Frame 1 (no input): blank canvas, image omitted
Frame 60 (the mouse pressed at the canvas centre just before this capture): blank canvas, image omitted
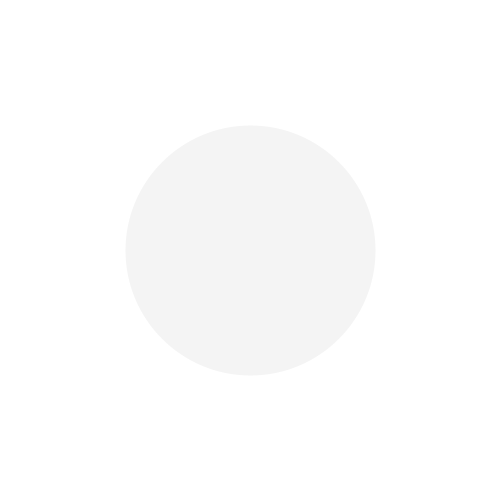
Frame 120 (the mouse held since frame 60 and released just before this capture)

The Processing sketch whose frames 1 and 60 were blank and that drew this single picture after the mouse press (run headless with seeded random() and noise(); from frame 60 on, the mouse is pressed at the canvas centre):

// Processing sketch: processing_56396
// ── processing_56396.pde

void setup(){
  size(500,500);
  background(255);
  smooth();
}

void draw(){

  stroke(100,random(50));
  
strokeWeight(abs(mouseX-pmouseX));
point(mouseX,mouseY);
}
  
  void keyPressed(){
  background(255);
}
  
